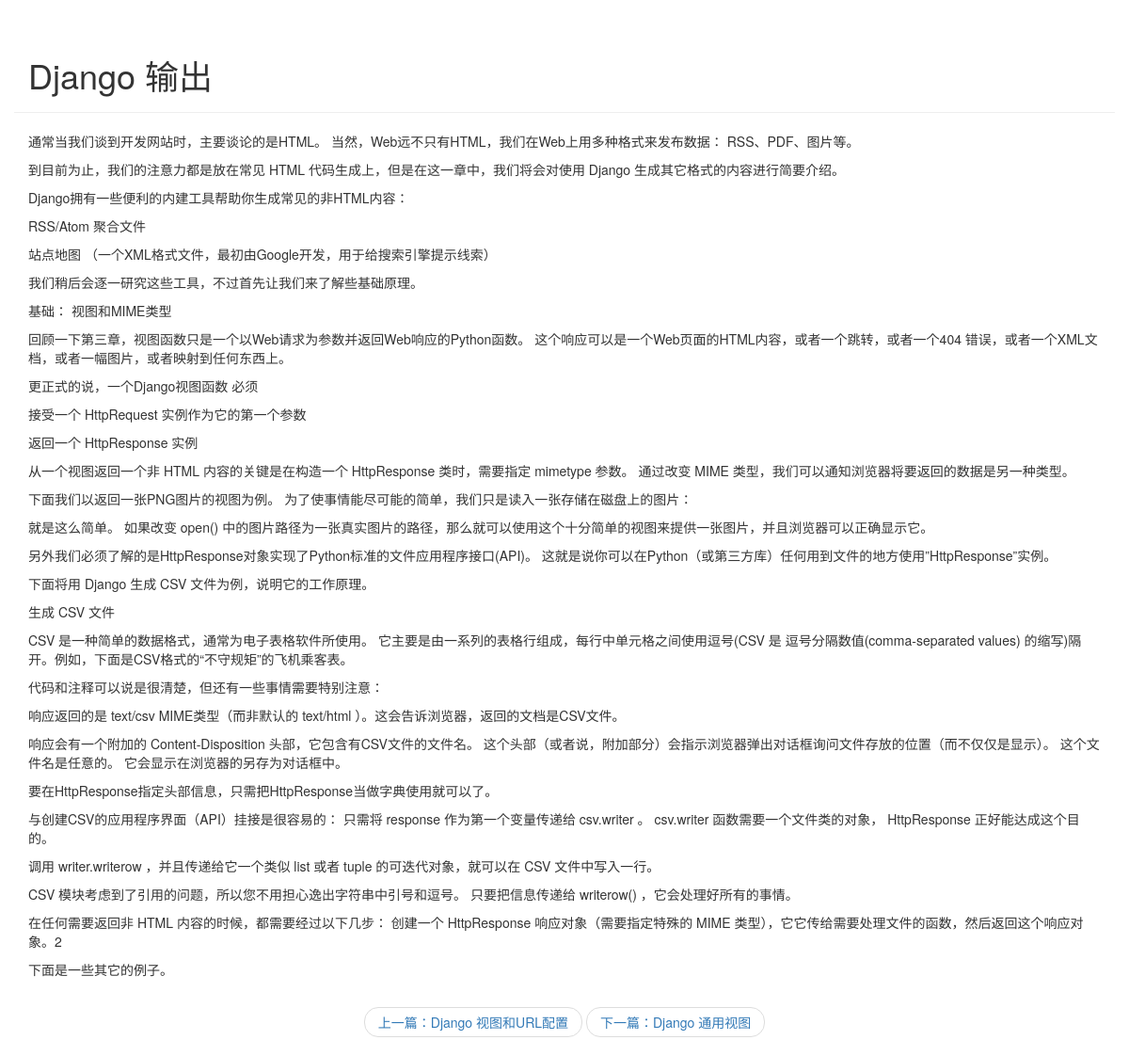
Screenshot of /blog/detail/21 with the database file from the repository.
### blog/models.py (models this page shows, shortened)
class Article(models.Model):
    article_id = models.AutoField(primary_key=True)
    title = models.TextField()
    brief_content = models.TextField()
    content = models.TextField()
    publish_date = models.DateTimeField(auto_now=True)

### blog/views.py (the view)
# urls.py: path('detail/<int:article_id>', blog.views.get_detail_page)
def get_detail_page(request, article_id):
    all_article = Article.objects.all()
    curr_article = None
    previous_index = 0
    next_index = 0
    previous_article = None
    next_article = None
    for index, article in enumerate(all_article):
        if index == 0:
            previous_index = 0
            next_index = index + 1
        elif index == len(all_article) - 1:
            previous_index = index - 1
            next_index = index
        else:
            previous_index = index - 1
            next_index = index + 1
        if article.article_id == article_id:
            curr_article = article
            previous_article = all_article[previous_index]
            next_article = all_article[next_index]
            break
    section_list = curr_article.content.split('\n')
    return render(request, 'blog/detail.html',
                  {
                      'curr_article': curr_article,
                      'section_list': section_list,
                      'previous_article': previous_article,
                      'next_article': next_article
                  }
                  )

### blog/templates/blog/detail.html (shortened to what this page needs)
<!DOCTYPE html>
<html lang="en">
<head>
    <link rel="stylesheet" href="https://cdn.jsdelivr.net/npm/bootstrap@3.3.7/dist/css/bootstrap.min.css"
>
</head>
<body>
<div class="container page-header">
    <h1>{{ curr_article.title }}
    </h1>
</div>
<div class="container body-main">
    <div>
        {% for section in section_list %}
        <p>{{ section }}</p>
        {% endfor %}
    </div>
</div>
<div>
    <nav aria-label="...">
  <ul class="pager">
    <li><a href="/blog/detail/{{ previous_article.article_id }}">上一篇：{{ previous_article.title }}</a></li>
    <li><a href="/blog/detail/{{ next_article.article_id }}">下一篇：{{ next_article.title }}</a></li>
  </ul>
</nav>
</div>
</body>
</html>

### rows the page displays
Article: title "Django 输出"
Article: title "Django 视图和URL配置"
Article: title "Django 通用视图"

### other values shown
{{ section }} "通常当我们谈到开发网站时，主要谈论的是HTML。 当然，Web远不只有HTML，我们在Web上用多种格式来发布数据： RSS、PDF、图片等。" "到目前为止，我们的注意力都是放在常见 HTML 代码生成上，但是在这一章中，我们将会对使用 Django 生成其它格式的内容进行简要介绍。" "Django拥有一些便利的内建工具帮助你生成常见的非HTML内容：" "RSS/Atom 聚合文件" "站点地图 （一个XML格式文件，最初由Google开发，用于给搜索引擎提示线索）" "我们稍后会逐一研究这些工具，不过首先让我们来了解些基础原理。" "基础： 视图和MIME类型" "回顾一下第三章，视图函数只是一个以Web请求为参数并返回Web响应的Python函数。 这个响应可以是一个Web页面的HTML内容，或者一个跳转，或者一个404 错误，或者一个XML文档，或者一幅图片，或者映射到任何东西上。" "更正式的说，一个Django视图函数 必须" "接受一个 HttpRequest 实例作为它的第一个参数" "返回一个 HttpResponse 实例" "从一个视图返回一个非 HTML 内容的关键是在构造一个 HttpResponse 类时，需要指定 mimetype 参数。 通过改变 MIME 类型，我们可以通知浏览器将要返回的数据是另一种类型。" "下面我们以返回一张PNG图片的视图为例。 为了使事情能尽可能的简单，我们只是读入一张存储在磁盘上的图片：" "就是这么简单。 如果改变 open() 中的图片路径为一张真实图片的路径，那么就可以使用这个十分简单的视图来提供一张图片，并且浏览器可以正确显示它。" "另外我们必须了解的是HttpResponse对象实现了Python标准的文件应用程序接口(API)。 这就是说你可以在Python（或第三方库）任何用到文件的地方使用”HttpResponse”实例。" "下面将用 Django 生成 CSV 文件为例，说明它的工作原理。" "生成 CSV 文件" "CSV 是一种简单的数据格式，通常为电子表格软件所使用。 它主要是由一系列的表格行组成，每行中单元格之间使用逗号(CSV 是 逗号分隔数值(comma-separated values) 的缩写)隔开。例如，下面是CSV格式的“不守规矩”的飞机乘客表。" "代码和注释可以说是很清楚，但还有一些事情需要特别注意：" "响应返回的是 text/csv MIME类型（而非默认的 text/html ）。这会告诉浏览器，返回的文档是CSV文件。" "响应会有一个附加的 Content-Disposition 头部，它包含有CSV文件的文件名。 这个头部（或者说，附加部分）会指示浏览器弹出对话框询问文件存放的位置（而不仅仅是显示）。 这个文件名是任意的。 它会显示在浏览器的另存为对话框中。" "要在HttpResponse指定头部信息，只需把HttpResponse当做字典使用就可以了。" "与创建CSV的应用程序界面（API）挂接是很容易的： 只需将 response 作为第一个变量传递给 csv.writer 。 csv.writer 函数需要一个文件类的对象， HttpResponse 正好能达成这个目的。" "调用 writer.writerow ，并且传递给它一个类似 list 或者 tuple 的可迭代对象，就可以在 CSV 文件中写入一行。" "CSV 模块考虑到了引用的问题，所以您不用担心逸出字符串中引号和逗号。 只要把信息传递给 writerow() ，它会处理好所有的事情。" "在任何需要返回非 HTML 内容的时候，都需要经过以下几步： 创建一个 HttpResponse 响应对象（需要指定特殊的 MIME 类型），它它传给需要处理文件的函数，然后返回这个响应对象。2" "下面是一些其它的例子。"
